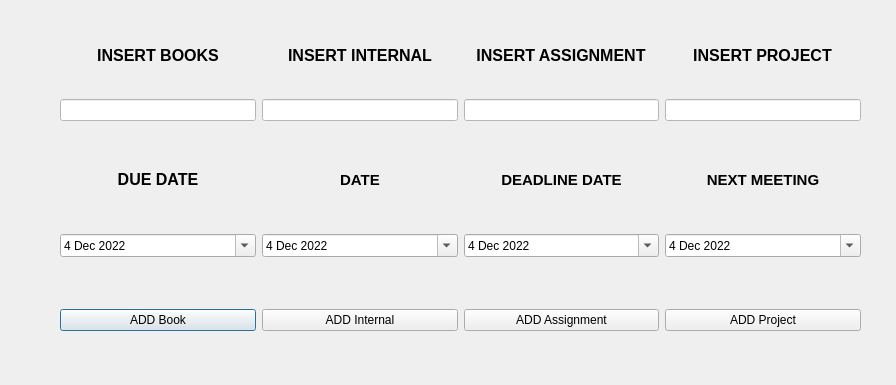
<?xml version="1.0" encoding="UTF-8"?>
<ui version="4.0">
 <class>ad</class>
 <widget class="QDialog" name="ad">
  <property name="geometry">
   <rect>
    <x>0</x>
    <y>0</y>
    <width>896</width>
    <height>385</height>
   </rect>
  </property>
  <property name="windowTitle">
   <string>Dialog</string>
  </property>
  <widget class="QWidget" name="horizontalLayoutWidget">
   <property name="geometry">
    <rect>
     <x>60</x>
     <y>280</y>
     <width>801</width>
     <height>80</height>
    </rect>
   </property>
   <layout class="QHBoxLayout" name="horizontalLayout">
    <item>
     <widget class="QPushButton" name="pushButton_3">
      <property name="text">
       <string>ADD Book</string>
      </property>
     </widget>
    </item>
    <item>
     <widget class="QPushButton" name="pushButton">
      <property name="text">
       <string>ADD Internal</string>
      </property>
     </widget>
    </item>
    <item>
     <widget class="QPushButton" name="pushButton_2">
      <property name="text">
       <string>ADD Assignment</string>
      </property>
     </widget>
    </item>
    <item>
     <widget class="QPushButton" name="pushButton_4">
      <property name="text">
       <string>ADD Project</string>
      </property>
     </widget>
    </item>
   </layout>
   <zorder>pushButton</zorder>
   <zorder>pushButton_2</zorder>
   <zorder>pushButton_3</zorder>
   <zorder>pushButton_4</zorder>
  </widget>
  <widget class="QWidget" name="horizontalLayoutWidget_2">
   <property name="geometry">
    <rect>
     <x>60</x>
     <y>90</y>
     <width>801</width>
     <height>41</height>
    </rect>
   </property>
   <layout class="QHBoxLayout" name="horizontalLayout_2">
    <item>
     <widget class="QLineEdit" name="lineEdit_2">
      <property name="styleSheet">
       <string notr="true">background-color: rgb(255, 255, 255);</string>
      </property>
     </widget>
    </item>
    <item>
     <widget class="QLineEdit" name="lineEdit">
      <property name="styleSheet">
       <string notr="true">background-color: rgb(255, 255, 255);</string>
      </property>
     </widget>
    </item>
    <item>
     <widget class="QLineEdit" name="lineEdit_3">
      <property name="styleSheet">
       <string notr="true">background-color: rgb(255, 255, 255);</string>
      </property>
     </widget>
    </item>
    <item>
     <widget class="QLineEdit" name="lineEdit_4">
      <property name="styleSheet">
       <string notr="true">background-color: rgb(255, 255, 255);</string>
      </property>
     </widget>
    </item>
   </layout>
  </widget>
  <widget class="QWidget" name="horizontalLayoutWidget_3">
   <property name="geometry">
    <rect>
     <x>60</x>
     <y>30</y>
     <width>801</width>
     <height>51</height>
    </rect>
   </property>
   <layout class="QHBoxLayout" name="horizontalLayout_3">
    <item alignment="Qt::AlignHCenter">
     <widget class="QLabel" name="label_2">
      <property name="text">
       <string>&lt;html&gt;&lt;head/&gt;&lt;body&gt;&lt;p align=&quot;center&quot;&gt;&lt;span style=&quot; font-size:12pt; font-weight:700;&quot;&gt;INSERT BOOKS&lt;/span&gt;&lt;/p&gt;&lt;/body&gt;&lt;/html&gt;</string>
      </property>
     </widget>
    </item>
    <item alignment="Qt::AlignHCenter">
     <widget class="QLabel" name="label">
      <property name="text">
       <string>&lt;html&gt;&lt;head/&gt;&lt;body&gt;&lt;p align=&quot;center&quot;&gt;&lt;span style=&quot; font-size:12pt; font-weight:700;&quot;&gt;INSERT INTERNAL&lt;/span&gt;&lt;/p&gt;&lt;/body&gt;&lt;/html&gt;</string>
      </property>
     </widget>
    </item>
    <item alignment="Qt::AlignHCenter">
     <widget class="QLabel" name="label_3">
      <property name="text">
       <string>&lt;html&gt;&lt;head/&gt;&lt;body&gt;&lt;p align=&quot;center&quot;&gt;&lt;span style=&quot; font-size:12pt; font-weight:700;&quot;&gt;INSERT ASSIGNMENT&lt;/span&gt;&lt;/p&gt;&lt;/body&gt;&lt;/html&gt;</string>
      </property>
     </widget>
    </item>
    <item alignment="Qt::AlignHCenter">
     <widget class="QLabel" name="label_7">
      <property name="text">
       <string>&lt;html&gt;&lt;head/&gt;&lt;body&gt;&lt;p align=&quot;center&quot;&gt;&lt;span style=&quot; font-size:12pt; font-weight:700;&quot;&gt;INSERT PROJECT&lt;/span&gt;&lt;/p&gt;&lt;/body&gt;&lt;/html&gt;</string>
      </property>
     </widget>
    </item>
   </layout>
  </widget>
  <widget class="QWidget" name="horizontalLayoutWidget_4">
   <property name="geometry">
    <rect>
     <x>60</x>
     <y>140</y>
     <width>801</width>
     <height>80</height>
    </rect>
   </property>
   <layout class="QHBoxLayout" name="horizontalLayout_4">
    <item>
     <widget class="QLabel" name="label_4">
      <property name="text">
       <string>&lt;html&gt;&lt;head/&gt;&lt;body&gt;&lt;p align=&quot;center&quot;&gt;&lt;span style=&quot; font-size:12pt; font-weight:700;&quot;&gt;DUE DATE&lt;/span&gt;&lt;/p&gt;&lt;/body&gt;&lt;/html&gt;</string>
      </property>
     </widget>
    </item>
    <item>
     <widget class="QLabel" name="label_5">
      <property name="text">
       <string>&lt;html&gt;&lt;head/&gt;&lt;body&gt;&lt;p align=&quot;center&quot;&gt;&lt;span style=&quot; font-size:11pt; font-weight:700;&quot;&gt;DATE&lt;/span&gt;&lt;/p&gt;&lt;/body&gt;&lt;/html&gt;</string>
      </property>
     </widget>
    </item>
    <item alignment="Qt::AlignHCenter">
     <widget class="QLabel" name="label_6">
      <property name="text">
       <string>&lt;html&gt;&lt;head/&gt;&lt;body&gt;&lt;p align=&quot;center&quot;&gt;&lt;span style=&quot; font-size:11pt; font-weight:700;&quot;&gt;DEADLINE DATE&lt;/span&gt;&lt;/p&gt;&lt;/body&gt;&lt;/html&gt;</string>
      </property>
     </widget>
    </item>
    <item>
     <widget class="QLabel" name="label_8">
      <property name="text">
       <string>&lt;html&gt;&lt;head/&gt;&lt;body&gt;&lt;p align=&quot;center&quot;&gt;&lt;span style=&quot; font-size:11pt; font-weight:700;&quot;&gt;NEXT MEETING&lt;/span&gt;&lt;/p&gt;&lt;/body&gt;&lt;/html&gt;</string>
      </property>
     </widget>
    </item>
   </layout>
  </widget>
  <widget class="QWidget" name="horizontalLayoutWidget_5">
   <property name="geometry">
    <rect>
     <x>60</x>
     <y>210</y>
     <width>801</width>
     <height>71</height>
    </rect>
   </property>
   <layout class="QHBoxLayout" name="horizontalLayout_5">
    <item>
     <widget class="QDateEdit" name="dateEdit">
      <property name="calendarPopup">
       <bool>true</bool>
      </property>
      <property name="timeSpec">
       <enum>Qt::LocalTime</enum>
      </property>
      <property name="date">
       <date>
        <year>2022</year>
        <month>12</month>
        <day>4</day>
       </date>
      </property>
     </widget>
    </item>
    <item>
     <widget class="QDateEdit" name="internal_date_edit">
      <property name="calendarPopup">
       <bool>true</bool>
      </property>
      <property name="timeSpec">
       <enum>Qt::LocalTime</enum>
      </property>
      <property name="date">
       <date>
        <year>2022</year>
        <month>12</month>
        <day>4</day>
       </date>
      </property>
     </widget>
    </item>
    <item>
     <widget class="QDateEdit" name="dateEdit_3">
      <property name="calendarPopup">
       <bool>true</bool>
      </property>
      <property name="timeSpec">
       <enum>Qt::LocalTime</enum>
      </property>
      <property name="date">
       <date>
        <year>2022</year>
        <month>12</month>
        <day>4</day>
       </date>
      </property>
     </widget>
    </item>
    <item>
     <widget class="QDateEdit" name="dateEdit_2">
      <property name="calendarPopup">
       <bool>true</bool>
      </property>
      <property name="timeSpec">
       <enum>Qt::LocalTime</enum>
      </property>
      <property name="date">
       <date>
        <year>2022</year>
        <month>12</month>
        <day>4</day>
       </date>
      </property>
     </widget>
    </item>
   </layout>
  </widget>
 </widget>
 <resources/>
 <connections/>
</ui>
